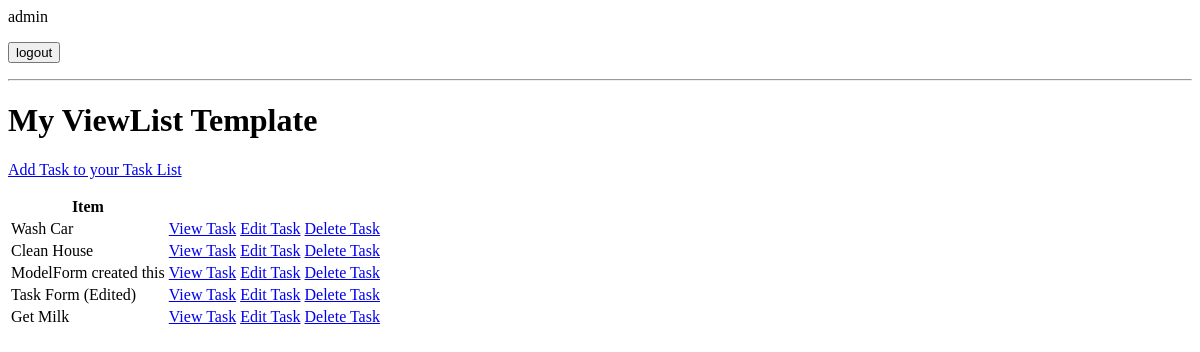
The app's page / (signed in), older data.
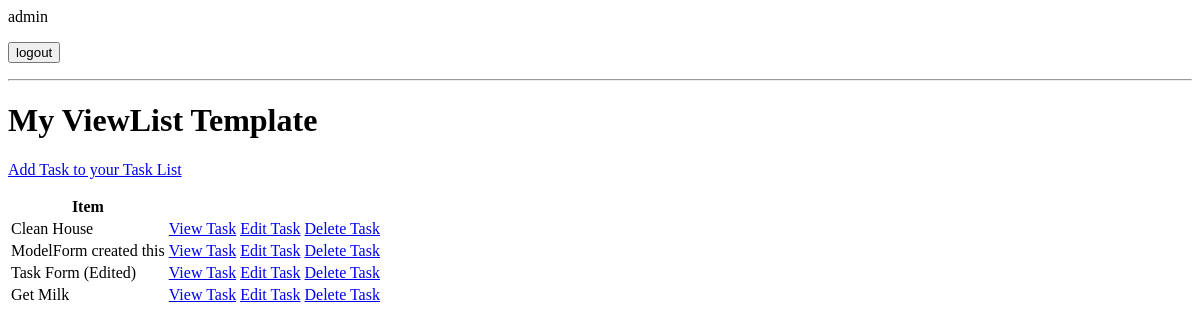
The same page, newer data.
### base/models.py (models this page shows, shortened)
class Task(models.Model):
    user = models.ForeignKey(User, on_delete=models.CASCADE, null=True, blank=True)
    title = models.CharField(max_length=200)
    description = models.TextField(null=True, blank=True)
    complete = models.BooleanField(default=False)
    created = models.DateTimeField(auto_now_add=True)
    '''
    This is how we can order a queryset - whenever we are returning multiple items order it by this
    value here
    '''
    class Meta:
        ordering = ['complete']

### base/views.py (the view)
# urls.py: path('', views.TaskList.as_view(), name='tasks'),
class TaskList(LoginRequiredMixin, ListView):
    model = Task
    context_object_name = 'tasks'   # Instead of the default 'object_list' - this is the queryset of the tasks (python representation of the model)
    '''
    Also - we need to make sure that each user sees his own tasks and that one user can't log-in on his
    username and password, but see other user's tasks.
    '''
    def get_context_data(self, **kwargs):
        context = super().get_context_data(**kwargs)
        context['tasks'] = context['tasks'].filter(user=self.request.user)
        context['count'] = context['tasks'].filter(complete=False).count()
        return context

### base/templates/base/task_list.html (shortened to what this page needs)
{% if request.user.is_authenticated %}
    <p> {{request.user}} </p>
    <form method="post" action="{% url 'logout' %}">
        <button type="submit">logout</button>
    </form>
{% else %}
    <a href="{% url 'login' %}"> Login </a>
{% endif %}
<hr>
<h1> My ViewList Template {{color}} </h1>
<p><a href="{% url 'task-create' %}"> Add Task to your Task List </a></p>
<table>
    <tr>
        <th> Item </th>
        <th></th>
    </tr>
    {% for task in tasks %}
    <tr>
       <td> {{task.title}} </td>
       <td> <a href="{% url 'task' task.id %}"> View Task </a> </td>
       <td> <a href="{% url 'task-update' task.id %}"> Edit Task </a> </td>
       <td> <a href="{% url 'task-delete' task.id %}"> Delete Task </a> </td>
    </tr>
    {% empty %}
    <h3> No items in list </h3>
    {% endfor %}
</table>

Row changes from the older to the newer data that the page shows:
removed Task: title "Wash Car"
